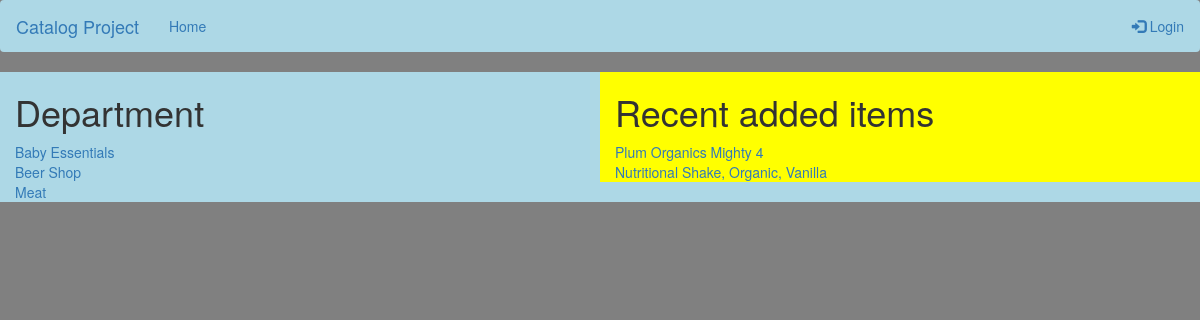
Screenshot of /catalogs/1/items with the database file from the repository.
### database_setup.py (models this page shows, shortened)
class Department(Base):
    __tablename__ = 'department'
    id = Column(Integer, primary_key=True)
    name = Column(String(250), nullable=False)

class DepartmentItem(Base):
    __tablename__ = 'item'
    name = Column(String(80), nullable=False)
    id = Column(Integer, primary_key=True)
    description = Column(String(250))
    price = Column(Numeric)
    department_id = Column(Integer, ForeignKey('department.id'))
    department = relationship(Department)

### application.py (the view)
@app.route('/catalogs/<int:cata_id>')
@app.route('/catalogs/<int:cata_id>/items')
def showCatalogsItem(cata_id):
    departments = session.query(Department).all()
    department = session.query(Department).filter_by(id=cata_id).one()
    items = session.query(DepartmentItem).filter_by(
        department_id=department.id)
    return render_template(
        'cataItem.html',
        catalogs=departments,
        catalog=department,
        items=items)

### templates/cataItem.html (shortened to what this page needs)
<!DOCTYPE html>
<html lang="en">
  <head>
    <link rel="stylesheet" href="https://maxcdn.bootstrapcdn.com/bootstrap/3.4.0/css/bootstrap.min.css">
  </head>
  <body>
    <nav class="navbar navbar-light" style="background-color: lightblue;">
      <div class="container-fluid">
          <div class="navbar-header">
              <a class="navbar-brand" href="#">Catalog Project</a>
          </div>
          <ul class="nav navbar-nav">
              <li class="active"><a href="{{url_for('showCategoreis')}}">Home</a></li>
          </ul>
          <ul class="nav navbar-nav navbar-right">
              {% if 'username' not in session %}
              <li><a href="{{url_for('showLogin')}}"><span class="glyphicon glyphicon-log-in"></span> Login</a></li>
              {% else %}
              <li><a href="{{url_for('logout')}}"><span class="glyphicon glyphicon-log-out"></span> Logout</a></li>
              {% endif %}
          </ul>
      </div>
    </nav>
    <div class="container-fluid">
        <div class="row" style="background: lightblue;">
          <div class="col-md-6">
              <h1>Department</h1>
              {% for i in catalogs%}
              <a href='{{url_for('showCatalogsItem', cata_id = i.id)}}'>{{i.name}}</a>
              {% endfor %}
          </div>
          <div class="col-md-6" style="background: yellow;">
              <h1>Recent added items</h1>
              {% for i in items%}
              <a href='{{url_for('showOneItem', item_id = i.id, cata_id = i.department_id)}}'>{{i.name}}</a>
              {% endfor %}
          </div>
        </div>
    </div>
  </body>
</html>

### templates/cataItem.html (style rules this page uses)
body { background: grey !important; }

### rows the page displays
Department: name "Baby Essentials"
Department: name "Beer Shop"
Department: name "Meat"
DepartmentItem: name "Plum Organics Mighty 4"
DepartmentItem: name "Nutritional Shake, Organic, Vanilla"
